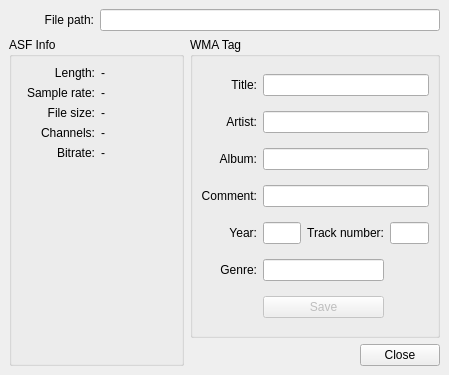
<ui version="4.0" >
 <class>DetailsDialog</class>
 <widget class="QDialog" name="DetailsDialog" >
  <property name="geometry" >
   <rect>
    <x>0</x>
    <y>0</y>
    <width>449</width>
    <height>375</height>
   </rect>
  </property>
  <property name="windowTitle" >
   <string>Details</string>
  </property>
  <layout class="QGridLayout" >
   <property name="margin" >
    <number>9</number>
   </property>
   <property name="spacing" >
    <number>6</number>
   </property>
   <item rowspan="2" row="1" column="0" colspan="2" >
    <widget class="QGroupBox" name="groupBox" >
     <property name="minimumSize" >
      <size>
       <width>175</width>
       <height>16</height>
      </size>
     </property>
     <property name="title" >
      <string>ASF Info</string>
     </property>
     <layout class="QGridLayout" >
      <property name="margin" >
       <number>9</number>
      </property>
      <property name="spacing" >
       <number>6</number>
      </property>
      <item row="4" column="1" >
       <widget class="QLabel" name="bitrateLabel" >
        <property name="text" >
         <string>-</string>
        </property>
       </widget>
      </item>
      <item row="3" column="1" >
       <widget class="QLabel" name="channelsLabel" >
        <property name="layoutDirection" >
         <enum>Qt::LeftToRight</enum>
        </property>
        <property name="text" >
         <string>-</string>
        </property>
       </widget>
      </item>
      <item row="4" column="0" >
       <widget class="QLabel" name="label_2" >
        <property name="text" >
         <string>Bitrate:</string>
        </property>
        <property name="alignment" >
         <set>Qt::AlignRight|Qt::AlignTrailing|Qt::AlignVCenter</set>
        </property>
       </widget>
      </item>
      <item row="2" column="0" >
       <widget class="QLabel" name="label_5" >
        <property name="text" >
         <string>File size:</string>
        </property>
        <property name="alignment" >
         <set>Qt::AlignRight|Qt::AlignTrailing|Qt::AlignVCenter</set>
        </property>
       </widget>
      </item>
      <item row="3" column="0" >
       <widget class="QLabel" name="label_10" >
        <property name="layoutDirection" >
         <enum>Qt::LeftToRight</enum>
        </property>
        <property name="text" >
         <string>Channels:</string>
        </property>
        <property name="textFormat" >
         <enum>Qt::PlainText</enum>
        </property>
        <property name="alignment" >
         <set>Qt::AlignRight|Qt::AlignTrailing|Qt::AlignVCenter</set>
        </property>
       </widget>
      </item>
      <item row="1" column="1" >
       <widget class="QLabel" name="sampleRateLabel" >
        <property name="text" >
         <string>-</string>
        </property>
       </widget>
      </item>
      <item row="1" column="0" >
       <widget class="QLabel" name="label_3" >
        <property name="text" >
         <string>Sample rate:</string>
        </property>
        <property name="alignment" >
         <set>Qt::AlignRight|Qt::AlignTrailing|Qt::AlignVCenter</set>
        </property>
       </widget>
      </item>
      <item row="0" column="1" >
       <widget class="QLabel" name="lengthLabel" >
        <property name="text" >
         <string>-</string>
        </property>
       </widget>
      </item>
      <item row="0" column="0" >
       <widget class="QLabel" name="label" >
        <property name="text" >
         <string>Length:</string>
        </property>
        <property name="alignment" >
         <set>Qt::AlignRight|Qt::AlignTrailing|Qt::AlignVCenter</set>
        </property>
       </widget>
      </item>
      <item row="2" column="1" >
       <widget class="QLabel" name="fileSizeLabel" >
        <property name="text" >
         <string>-</string>
        </property>
       </widget>
      </item>
      <item row="5" column="0" >
       <spacer>
        <property name="orientation" >
         <enum>Qt::Vertical</enum>
        </property>
        <property name="sizeHint" >
         <size>
          <width>74</width>
          <height>151</height>
         </size>
        </property>
       </spacer>
      </item>
     </layout>
    </widget>
   </item>
   <item row="1" column="2" colspan="2" >
    <widget class="QGroupBox" name="groupBox_2" >
     <property name="sizePolicy" >
      <sizepolicy>
       <hsizetype>5</hsizetype>
       <vsizetype>5</vsizetype>
       <horstretch>0</horstretch>
       <verstretch>0</verstretch>
      </sizepolicy>
     </property>
     <property name="title" >
      <string>WMA Tag</string>
     </property>
     <layout class="QGridLayout" >
      <property name="margin" >
       <number>8</number>
      </property>
      <property name="spacing" >
       <number>6</number>
      </property>
      <item row="6" column="1" colspan="2" >
       <widget class="QPushButton" name="pushButton" >
        <property name="enabled" >
         <bool>false</bool>
        </property>
        <property name="text" >
         <string>Save</string>
        </property>
       </widget>
      </item>
      <item row="4" column="3" >
       <widget class="QLineEdit" name="trackLineEdit" />
      </item>
      <item row="4" column="2" >
       <widget class="QLabel" name="label_26" >
        <property name="text" >
         <string>Track number:</string>
        </property>
        <property name="alignment" >
         <set>Qt::AlignRight|Qt::AlignTrailing|Qt::AlignVCenter</set>
        </property>
       </widget>
      </item>
      <item row="4" column="1" >
       <widget class="QLineEdit" name="yearLineEdit" />
      </item>
      <item row="4" column="0" >
       <widget class="QLabel" name="label_25" >
        <property name="text" >
         <string>Year:</string>
        </property>
        <property name="alignment" >
         <set>Qt::AlignRight|Qt::AlignTrailing|Qt::AlignVCenter</set>
        </property>
       </widget>
      </item>
      <item row="5" column="0" >
       <widget class="QLabel" name="label_27" >
        <property name="text" >
         <string>Genre:</string>
        </property>
        <property name="alignment" >
         <set>Qt::AlignRight|Qt::AlignTrailing|Qt::AlignVCenter</set>
        </property>
       </widget>
      </item>
      <item row="3" column="0" >
       <widget class="QLabel" name="label_24" >
        <property name="text" >
         <string>Comment:</string>
        </property>
        <property name="alignment" >
         <set>Qt::AlignRight|Qt::AlignTrailing|Qt::AlignVCenter</set>
        </property>
       </widget>
      </item>
      <item row="2" column="0" >
       <widget class="QLabel" name="label_23" >
        <property name="text" >
         <string>Album:</string>
        </property>
        <property name="alignment" >
         <set>Qt::AlignRight|Qt::AlignTrailing|Qt::AlignVCenter</set>
        </property>
       </widget>
      </item>
      <item row="1" column="0" >
       <widget class="QLabel" name="label_22" >
        <property name="text" >
         <string>Artist:</string>
        </property>
        <property name="alignment" >
         <set>Qt::AlignRight|Qt::AlignTrailing|Qt::AlignVCenter</set>
        </property>
       </widget>
      </item>
      <item row="0" column="0" >
       <widget class="QLabel" name="label_21" >
        <property name="text" >
         <string>Title:</string>
        </property>
        <property name="alignment" >
         <set>Qt::AlignRight|Qt::AlignTrailing|Qt::AlignVCenter</set>
        </property>
       </widget>
      </item>
      <item row="0" column="1" colspan="3" >
       <widget class="QLineEdit" name="titleLineEdit" />
      </item>
      <item row="1" column="1" colspan="3" >
       <widget class="QLineEdit" name="artistLineEdit" />
      </item>
      <item row="2" column="1" colspan="3" >
       <widget class="QLineEdit" name="albumLineEdit" />
      </item>
      <item row="3" column="1" colspan="3" >
       <widget class="QLineEdit" name="commentLineEdit" />
      </item>
      <item row="5" column="1" colspan="2" >
       <widget class="QLineEdit" name="genreLineEdit" />
      </item>
     </layout>
    </widget>
   </item>
   <item row="2" column="2" >
    <spacer>
     <property name="orientation" >
      <enum>Qt::Horizontal</enum>
     </property>
     <property name="sizeHint" >
      <size>
       <width>111</width>
       <height>20</height>
      </size>
     </property>
    </spacer>
   </item>
   <item row="2" column="3" >
    <widget class="QPushButton" name="pushButton_3" >
     <property name="text" >
      <string>Close</string>
     </property>
    </widget>
   </item>
   <item row="0" column="0" >
    <widget class="QLabel" name="label_28" >
     <property name="text" >
      <string>File path:</string>
     </property>
     <property name="alignment" >
      <set>Qt::AlignRight|Qt::AlignTrailing|Qt::AlignVCenter</set>
     </property>
    </widget>
   </item>
   <item row="0" column="1" colspan="3" >
    <widget class="QLineEdit" name="pathLineEdit" >
     <property name="readOnly" >
      <bool>true</bool>
     </property>
    </widget>
   </item>
  </layout>
 </widget>
 <resources/>
 <connections>
  <connection>
   <sender>pushButton_3</sender>
   <signal>clicked()</signal>
   <receiver>DetailsDialog</receiver>
   <slot>close()</slot>
   <hints>
    <hint type="sourcelabel" >
     <x>623</x>
     <y>353</y>
    </hint>
    <hint type="destinationlabel" >
     <x>539</x>
     <y>352</y>
    </hint>
   </hints>
  </connection>
 </connections>
</ui>
